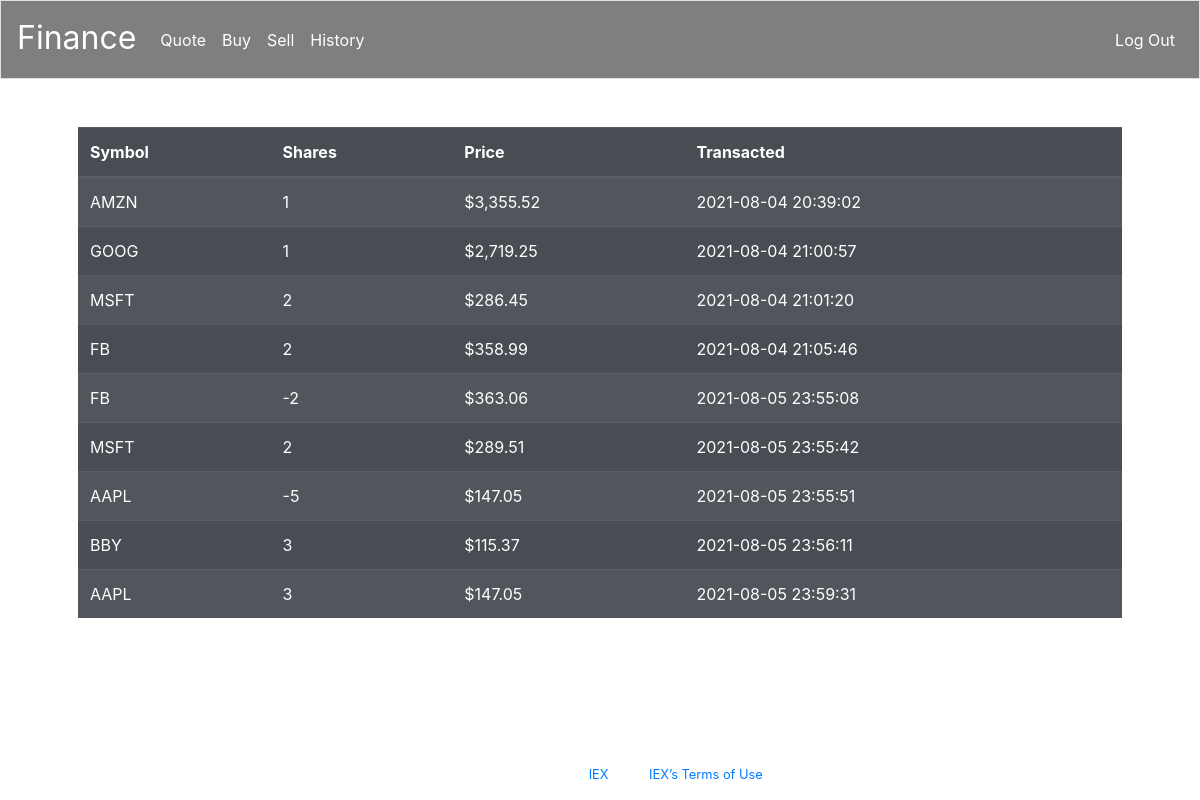
Screenshot of /history (signed in) with the database file from the repository.
### tables this page shows
CREATE TABLE transactions (
   id INTEGER PRIMARY KEY AUTOINCREMENT NOT NULL,
   user_id INTEGER NOT NULL,
   symbol TEXT NOT NULL,
   shares INTEGER NOT NULL,
   price NUMERIC NOT NULL,
   time TIMESTAMP DEFAULT CURRENT_TIMESTAMP NOT NULL,
   FOREIGN KEY(user_id) REFERENCES users(id)
);

### application.py (the view)
@app.route("/history")
@login_required
def history():
    rows = db.execute(
        """SELECT symbol, shares, price, time
        FROM transactions
        WHERE user_id=?""", session["user_id"])
    for row in rows:
        row["price"] = usd(row["price"])
    return render_template("history.html", rows=rows)

### application.py (called while the page is built)
@app.after_request
def after_request(response):
    response.headers["Cache-Control"] = "no-cache, no-store, must-revalidate"
    response.headers["Expires"] = 0
    response.headers["Pragma"] = "no-cache"
    return response

### helpers.py (called while the page is built)
def login_required(f):
    @wraps(f)
    def decorated_function(*args, **kwargs):
        if session.get("user_id") is None:
            return redirect("/login")
        return f(*args, **kwargs)
    return decorated_function

def usd(value):
    return f"${value:,.2f}"

### templates/history.html (shortened to what this page needs)
{% extends "layout.html" %}
{% block main %}
<div class="table-responsive">
<table class="table table-striped table-dark table-hover">
    <thead>
        <tr>
        <th>Symbol</th>
        <th>Shares</th>
        <th>Price</th>
        <th>Transacted</th>
        </tr>
    </thead>
    <tbody>
        {%for row in rows%}
            <tr>
                <td>{{row["symbol"]}}</td>
                <td>{{row["shares"]}}</td>
                <td>{{row["price"]}}</td>
                <td>{{row["time"]}}</td>
            </tr>
        {%endfor%}
    </tbody>
</table>
</div>
{% endblock %}

### templates/layout.html (shortened to what this page needs)
<!DOCTYPE html>
<html lang="en">
    <head>
        <link rel="stylesheet" href="https://cdn.jsdelivr.net/npm/bootstrap@4.5.3/dist/css/bootstrap.min.css">
        <link href="/static/styles.css" rel="stylesheet">
    </head>
    <body>
        <nav class="navbar navbar-expand-md navbar-dark border" style="background-color: #2f59f5; background: rgba(0,0,0,0.5)" >
            <a class="navbar-brand pb-2" href="/"><span class="logo">Finance</span></a>
            <div class="collapse navbar-collapse" id="navbar">
                {% if session.user_id %}
                    <ul class="navbar-nav mr-auto mt-2">
                        <li class="nav-item"><a class="nav-link pb-3" href="/quote">Quote</a></li>
                        <li class="nav-item"><a class="nav-link pb-3" href="/buy">Buy</a></li>
                        <li class="nav-item"><a class="nav-link pb-3" href="/sell">Sell</a></li>
                        <li class="nav-item"><a class="nav-link pb-3" href="/history">History</a></li>
                    </ul>
                    <ul class="navbar-nav ml-auto mt-2">
                        <li class="nav-item"><a class="nav-link pb-3" href="/logout">Log Out</a></li>
                    </ul>
                {% else %}
                    <ul class="navbar-nav ml-auto mt-2">
                        <li class="nav-item"><a class="nav-link pb-3" href="/register" id="link">Register</a></li>
                        <li class="nav-item"><a class="nav-link pb-3" style="color: white" href="/login">Log In</a></li>
                    </ul>
                {% endif %}
            </div>
        </nav>
        <main class="container p-5">
            {% block main %}{% endblock %}
        </main>
        <footer class="small text-center fixed-bottom mb-3 text-white">
            Data provided for free by <a href="https://iextrading.com/developer">IEX</a>. View <a href="https://iextrading.com/api-exhibit-a/">IEX’s Terms of Use</a>.
        </footer>
    </body>
</html>

### static/styles.css (style rules this page uses)
nav .navbar-brand { font-size: xx-large; }
nav .navbar-brand .logo { color: white; }
nav .navbar-nav li a { color: white !important; }
body { background-image: url(https://images.unsplash.com/photo-1486406146926-c627a92ad1ab?ixid=MnwxMjA3fDB8MHxwaG90by1wYWdlfHx8fGVufDB8fHx8&ixlib=rb-1.2.1&auto=format&fit=crop&w=1650&q=80); background-size: 100% 120vh; background-repeat: no-repeat; }
main { overflow-x: auto; text-align: center; }
main table { text-align: left; opacity: 90%; }

### rows the page displays
transactions: symbol "AMZN", shares "1", price "$3,355.52", time "2021-08-04 20:39:02"
transactions: symbol "GOOG", shares "1", price "$2,719.25", time "2021-08-04 21:00:57"
transactions: symbol "MSFT", shares "2", price "$286.45", time "2021-08-04 21:01:20"
transactions: symbol "FB", shares "2", price "$358.99", time "2021-08-04 21:05:46"
transactions: symbol "FB", shares "-2", price "$363.06", time "2021-08-05 23:55:08"
transactions: symbol "MSFT", shares "2", price "$289.51", time "2021-08-05 23:55:42"
transactions: symbol "AAPL", shares "-5", price "$147.05", time "2021-08-05 23:55:51"
transactions: symbol "BBY", shares "3", price "$115.37", time "2021-08-05 23:56:11"
transactions: symbol "AAPL", shares "3", price "$147.05", time "2021-08-05 23:59:31"
